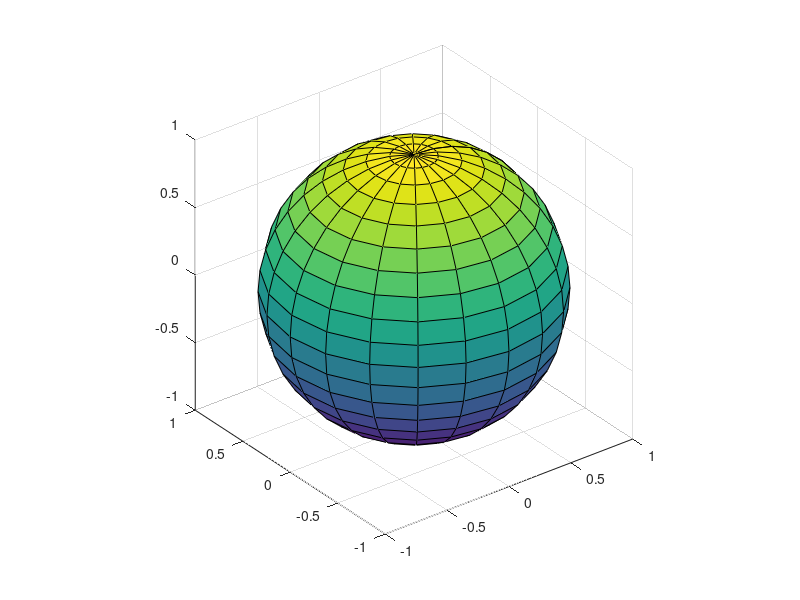

Write MATLAB code to recreate this figure.

[X1,Y1,Z1] = sphere(20);
t = linspace(0,pi,20);
r =  0.1 +sin(t);
[X2, Y2, Z2] = cylinder(r);

figure(2),surf(X1,Y1,Z1), axis square;